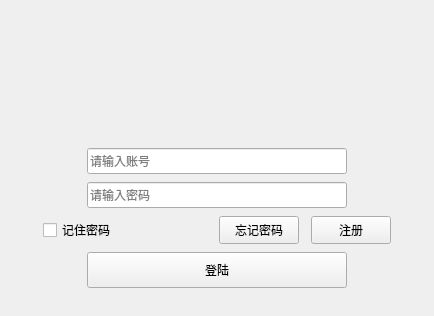
<?xml version="1.0" encoding="UTF-8"?>
<ui version="4.0">
 <class>UserLogin</class>
 <widget class="QWidget" name="UserLogin">
  <property name="geometry">
   <rect>
    <x>0</x>
    <y>0</y>
    <width>434</width>
    <height>316</height>
   </rect>
  </property>
  <property name="sizePolicy">
   <sizepolicy hsizetype="Fixed" vsizetype="Fixed">
    <horstretch>0</horstretch>
    <verstretch>0</verstretch>
   </sizepolicy>
  </property>
  <property name="minimumSize">
   <size>
    <width>434</width>
    <height>316</height>
   </size>
  </property>
  <property name="maximumSize">
   <size>
    <width>434</width>
    <height>316</height>
   </size>
  </property>
  <property name="windowTitle">
   <string>UserLogin</string>
  </property>
  <layout class="QVBoxLayout" name="verticalLayout_2">
   <property name="spacing">
    <number>0</number>
   </property>
   <property name="sizeConstraint">
    <enum>QLayout::SetDefaultConstraint</enum>
   </property>
   <property name="leftMargin">
    <number>0</number>
   </property>
   <property name="topMargin">
    <number>0</number>
   </property>
   <property name="rightMargin">
    <number>0</number>
   </property>
   <property name="bottomMargin">
    <number>0</number>
   </property>
   <item>
    <widget class="QWidget" name="titleWidget" native="true">
     <property name="sizePolicy">
      <sizepolicy hsizetype="Expanding" vsizetype="Expanding">
       <horstretch>0</horstretch>
       <verstretch>0</verstretch>
      </sizepolicy>
     </property>
     <property name="minimumSize">
      <size>
       <width>0</width>
       <height>104</height>
      </size>
     </property>
     <property name="maximumSize">
      <size>
       <width>16777215</width>
       <height>104</height>
      </size>
     </property>
     <property name="titleskin" stdset="0">
      <bool>true</bool>
     </property>
    </widget>
   </item>
   <item>
    <widget class="QWidget" name="bodyWidget" native="true">
     <property name="sizePolicy">
      <sizepolicy hsizetype="Preferred" vsizetype="Expanding">
       <horstretch>0</horstretch>
       <verstretch>0</verstretch>
      </sizepolicy>
     </property>
     <property name="minimumSize">
      <size>
       <width>200</width>
       <height>0</height>
      </size>
     </property>
     <property name="buttomskin" stdset="0">
      <bool>true</bool>
     </property>
     <layout class="QVBoxLayout" name="verticalLayout">
      <property name="spacing">
       <number>0</number>
      </property>
      <property name="leftMargin">
       <number>0</number>
      </property>
      <property name="topMargin">
       <number>36</number>
      </property>
      <property name="rightMargin">
       <number>0</number>
      </property>
      <property name="bottomMargin">
       <number>20</number>
      </property>
      <item>
       <layout class="QHBoxLayout" name="horizontalLayout">
        <item>
         <spacer name="horizontalSpacer">
          <property name="orientation">
           <enum>Qt::Horizontal</enum>
          </property>
          <property name="sizeHint" stdset="0">
           <size>
            <width>40</width>
            <height>20</height>
           </size>
          </property>
         </spacer>
        </item>
        <item>
         <widget class="QLineEdit" name="editUserAccount">
          <property name="minimumSize">
           <size>
            <width>260</width>
            <height>26</height>
           </size>
          </property>
          <property name="maximumSize">
           <size>
            <width>260</width>
            <height>26</height>
           </size>
          </property>
          <property name="maxLength">
           <number>33</number>
          </property>
          <property name="placeholderText">
           <string>请输入账号</string>
          </property>
         </widget>
        </item>
        <item>
         <spacer name="horizontalSpacer_2">
          <property name="orientation">
           <enum>Qt::Horizontal</enum>
          </property>
          <property name="sizeHint" stdset="0">
           <size>
            <width>40</width>
            <height>20</height>
           </size>
          </property>
         </spacer>
        </item>
       </layout>
      </item>
      <item>
       <layout class="QHBoxLayout" name="horizontalLayout_2">
        <item>
         <spacer name="horizontalSpacer_3">
          <property name="orientation">
           <enum>Qt::Horizontal</enum>
          </property>
          <property name="sizeHint" stdset="0">
           <size>
            <width>40</width>
            <height>20</height>
           </size>
          </property>
         </spacer>
        </item>
        <item>
         <widget class="QLineEdit" name="editPassword">
          <property name="minimumSize">
           <size>
            <width>260</width>
            <height>26</height>
           </size>
          </property>
          <property name="maximumSize">
           <size>
            <width>260</width>
            <height>26</height>
           </size>
          </property>
          <property name="echoMode">
           <enum>QLineEdit::Password</enum>
          </property>
          <property name="placeholderText">
           <string>请输入密码</string>
          </property>
         </widget>
        </item>
        <item>
         <spacer name="horizontalSpacer_4">
          <property name="orientation">
           <enum>Qt::Horizontal</enum>
          </property>
          <property name="sizeHint" stdset="0">
           <size>
            <width>40</width>
            <height>20</height>
           </size>
          </property>
         </spacer>
        </item>
       </layout>
      </item>
      <item>
       <layout class="QHBoxLayout" name="horizontalLayout_3">
        <property name="spacing">
         <number>12</number>
        </property>
        <item>
         <spacer name="horizontalSpacer_5">
          <property name="orientation">
           <enum>Qt::Horizontal</enum>
          </property>
          <property name="sizeHint" stdset="0">
           <size>
            <width>40</width>
            <height>20</height>
           </size>
          </property>
         </spacer>
        </item>
        <item>
         <widget class="QCheckBox" name="checkBox">
          <property name="sizePolicy">
           <sizepolicy hsizetype="Fixed" vsizetype="Fixed">
            <horstretch>0</horstretch>
            <verstretch>0</verstretch>
           </sizepolicy>
          </property>
          <property name="minimumSize">
           <size>
            <width>164</width>
            <height>28</height>
           </size>
          </property>
          <property name="maximumSize">
           <size>
            <width>164</width>
            <height>28</height>
           </size>
          </property>
          <property name="text">
           <string>记住密码</string>
          </property>
         </widget>
        </item>
        <item>
         <widget class="QPushButton" name="forgetWordbtn">
          <property name="sizePolicy">
           <sizepolicy hsizetype="Fixed" vsizetype="Fixed">
            <horstretch>0</horstretch>
            <verstretch>0</verstretch>
           </sizepolicy>
          </property>
          <property name="minimumSize">
           <size>
            <width>0</width>
            <height>24</height>
           </size>
          </property>
          <property name="maximumSize">
           <size>
            <width>16777215</width>
            <height>28</height>
           </size>
          </property>
          <property name="text">
           <string>忘记密码</string>
          </property>
         </widget>
        </item>
        <item>
         <widget class="QPushButton" name="registBtn">
          <property name="sizePolicy">
           <sizepolicy hsizetype="Fixed" vsizetype="Fixed">
            <horstretch>0</horstretch>
            <verstretch>0</verstretch>
           </sizepolicy>
          </property>
          <property name="minimumSize">
           <size>
            <width>0</width>
            <height>24</height>
           </size>
          </property>
          <property name="maximumSize">
           <size>
            <width>16777215</width>
            <height>28</height>
           </size>
          </property>
          <property name="text">
           <string>注册</string>
          </property>
         </widget>
        </item>
        <item>
         <spacer name="horizontalSpacer_6">
          <property name="orientation">
           <enum>Qt::Horizontal</enum>
          </property>
          <property name="sizeHint" stdset="0">
           <size>
            <width>40</width>
            <height>20</height>
           </size>
          </property>
         </spacer>
        </item>
       </layout>
      </item>
      <item>
       <layout class="QHBoxLayout" name="horizontalLayout_4">
        <item>
         <spacer name="horizontalSpacer_7">
          <property name="orientation">
           <enum>Qt::Horizontal</enum>
          </property>
          <property name="sizeHint" stdset="0">
           <size>
            <width>40</width>
            <height>20</height>
           </size>
          </property>
         </spacer>
        </item>
        <item>
         <widget class="QPushButton" name="loginBtn">
          <property name="sizePolicy">
           <sizepolicy hsizetype="Fixed" vsizetype="Fixed">
            <horstretch>0</horstretch>
            <verstretch>0</verstretch>
           </sizepolicy>
          </property>
          <property name="minimumSize">
           <size>
            <width>260</width>
            <height>36</height>
           </size>
          </property>
          <property name="maximumSize">
           <size>
            <width>260</width>
            <height>36</height>
           </size>
          </property>
          <property name="text">
           <string>登陆</string>
          </property>
         </widget>
        </item>
        <item>
         <spacer name="horizontalSpacer_8">
          <property name="orientation">
           <enum>Qt::Horizontal</enum>
          </property>
          <property name="sizeHint" stdset="0">
           <size>
            <width>40</width>
            <height>20</height>
           </size>
          </property>
         </spacer>
        </item>
       </layout>
      </item>
     </layout>
    </widget>
   </item>
  </layout>
 </widget>
 <layoutdefault spacing="6" margin="11"/>
 <resources/>
 <connections/>
</ui>
